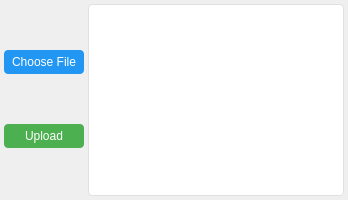
        <widget class="QWidget" name="pageUpload">
         <layout class="QHBoxLayout" name="horizontalLayoutUpload">
          <property name="spacing">
           <number>4</number>
          </property>
          <property name="leftMargin">
           <number>4</number>
          </property>
          <property name="topMargin">
           <number>4</number>
          </property>
          <property name="rightMargin">
           <number>4</number>
          </property>
          <property name="bottomMargin">
           <number>4</number>
          </property>
          <item>
           <layout class="QVBoxLayout" name="verticalLayoutUploadButtons">
            <property name="spacing">
             <number>4</number>
            </property>
            <item>
             <widget class="QPushButton" name="chooseFileButton">
              <property name="minimumSize">
               <size>
                <width>80</width>
                <height>24</height>
               </size>
              </property>
              <property name="maximumSize">
               <size>
                <width>80</width>
                <height>24</height>
               </size>
              </property>
              <property name="styleSheet">
               <string notr="true">QPushButton {
                background-color: #2196F3;
                color: white;
                border-radius: 4px;
                padding: 2px;
               }
               QPushButton:hover {
                background-color: #1E88E5;
               }</string>
              </property>
              <property name="text">
               <string>Choose File</string>
              </property>
             </widget>
            </item>
            <item>
             <widget class="QPushButton" name="uploadButton">
              <property name="minimumSize">
               <size>
                <width>80</width>
                <height>24</height>
               </size>
              </property>
              <property name="maximumSize">
               <size>
                <width>80</width>
                <height>24</height>
               </size>
              </property>
              <property name="styleSheet">
               <string notr="true">QPushButton {
                background-color: #4CAF50;
                color: white;
                border-radius: 4px;
                padding: 2px;
               }
               QPushButton:hover {
                background-color: #45A049;
               }</string>
              </property>
              <property name="text">
               <string>Upload</string>
              </property>
             </widget>
            </item>
           </layout>
          </item>
          <item>
           <widget class="QListWidget" name="uploadedFilesList">
            <property name="sizePolicy">
             <sizepolicy hsizetype="Expanding" vsizetype="Fixed">
              <horstretch>0</horstretch>
              <verstretch>0</verstretch>
             </sizepolicy>
            </property>
            <property name="minimumSize">
             <size>
              <width>100</width>
              <height>60</height>
             </size>
            </property>
            <property name="styleSheet">
             <string notr="true">QListWidget {
              border: 1px solid #E0E0E0;
              border-radius: 4px;
              background-color: #FFFFFF;
             }</string>
            </property>
           </widget>
          </item>
         </layout>
        </widget>
